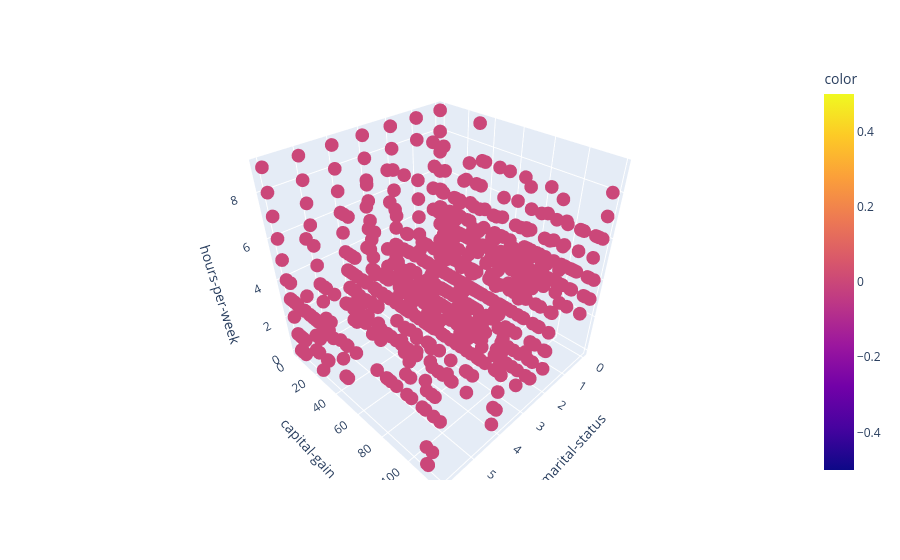

The cell this chart's notebook holds for it:
### Code cell
px.scatter_3d(df_clustering, x='marital-status', y='capital-gain', z='hours-per-week', color=db_pred)

### Figure 1 — Plotly figure (JSON) as saved in the notebook; plotly's stock layout.template omitted (floating-point values rounded to 4 significant figures; data arrays with more than 128 entries replaced by an {"elided": "..."} marker saying what was removed)
{"data": [{"hovertemplate": "marital-status=%{x}<br>capital-gain=%{y}<br>hours-per-week=%{z}<br>color=%{marker.color}<extra></extra>", "legendgroup": "", "marker": {"color": {"elided": "32561 int values"}, "coloraxis": "coloraxis", "symbol": "circle"}, "mode": "markers", "name": "", "scene": "scene", "showlegend": false, "type": "scatter3d", "x": {"elided": "32561 int values"}, "y": {"elided": "32561 int values"}, "z": {"elided": "32561 int values"}}], "layout": {"coloraxis": {"colorbar": {"title": {"text": "color"}}, "colorscale": [[0, "#0d0887"], [0.1111, "#46039f"], [0.2222, "#7201a8"], [0.3333, "#9c179e"], [0.4444, "#bd3786"], [0.5556, "#d8576b"], [0.6667, "#ed7953"], [0.7778, "#fb9f3a"], [0.8889, "#fdca26"], [1, "#f0f921"]]}, "legend": {"tracegroupgap": 0}, "margin": {"t": 60}, "scene": {"domain": {"x": [0, 1], "y": [0, 1]}, "xaxis": {"title": {"text": "marital-status"}}, "yaxis": {"title": {"text": "capital-gain"}}, "zaxis": {"title": {"text": "hours-per-week"}}}}}
